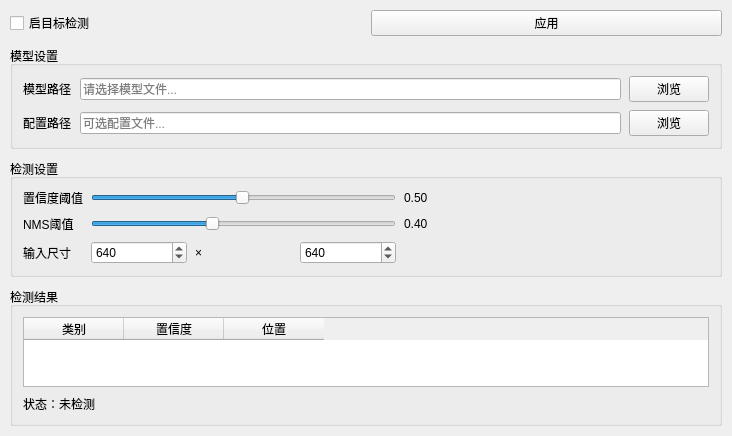
<?xml version="1.0" encoding="UTF-8"?>
<ui version="4.0">
 <class>ObjectDetectionTabForm</class>
 <widget class="QWidget" name="ObjectDetectionTabForm">
  <property name="geometry">
   <rect>
    <x>0</x>
    <y>0</y>
    <width>732</width>
    <height>425</height>
   </rect>
  </property>
  <property name="windowTitle">
   <string>目标检测</string>
  </property>
  <layout class="QVBoxLayout" name="mainLayout">
   <property name="spacing">
    <number>10</number>
   </property>
   <property name="leftMargin">
    <number>10</number>
   </property>
   <property name="topMargin">
    <number>10</number>
   </property>
   <property name="rightMargin">
    <number>10</number>
   </property>
   <property name="bottomMargin">
    <number>10</number>
   </property>
   <item>
    <layout class="QHBoxLayout" name="horizontalLayout_top">
     <item>
      <widget class="QCheckBox" name="chk_enableObjectDetection">
       <property name="text">
        <string>启目标检测</string>
       </property>
      </widget>
     </item>
     <item>
      <widget class="QPushButton" name="btn_apply">
       <property name="text">
        <string>应用</string>
       </property>
      </widget>
     </item>
    </layout>
   </item>
   <item>
    <widget class="QGroupBox" name="groupBox_model">
     <property name="title">
      <string>模型设置</string>
     </property>
     <layout class="QVBoxLayout" name="verticalLayout_model">
      <property name="spacing">
       <number>8</number>
      </property>
      <property name="leftMargin">
       <number>10</number>
      </property>
      <property name="topMargin">
       <number>10</number>
      </property>
      <property name="rightMargin">
       <number>10</number>
      </property>
      <property name="bottomMargin">
       <number>10</number>
      </property>
      <item>
       <layout class="QHBoxLayout" name="horizontalLayout_modelPath">
        <item>
         <widget class="QLabel" name="label_modelPath">
          <property name="text">
           <string>模型路径</string>
          </property>
         </widget>
        </item>
        <item>
         <widget class="QLineEdit" name="lineEdit_modelPath">
          <property name="readOnly">
           <bool>true</bool>
          </property>
          <property name="placeholderText">
           <string>请选择模型文件...</string>
          </property>
         </widget>
        </item>
        <item>
         <widget class="QPushButton" name="btn_browseModel">
          <property name="text">
           <string>浏览</string>
          </property>
         </widget>
        </item>
       </layout>
      </item>
      <item>
       <layout class="QHBoxLayout" name="horizontalLayout_configPath">
        <item>
         <widget class="QLabel" name="label_configPath">
          <property name="text">
           <string>配置路径</string>
          </property>
         </widget>
        </item>
        <item>
         <widget class="QLineEdit" name="lineEdit_configPath">
          <property name="readOnly">
           <bool>true</bool>
          </property>
          <property name="placeholderText">
           <string>可选配置文件...</string>
          </property>
         </widget>
        </item>
        <item>
         <widget class="QPushButton" name="btn_browseConfig">
          <property name="text">
           <string>浏览</string>
          </property>
         </widget>
        </item>
       </layout>
      </item>
     </layout>
    </widget>
   </item>
   <item>
    <widget class="QGroupBox" name="groupBox_detectionSettings">
     <property name="title">
      <string>检测设置</string>
     </property>
     <layout class="QGridLayout" name="gridLayout_settings">
      <property name="spacing">
       <number>8</number>
      </property>
      <property name="leftMargin">
       <number>10</number>
      </property>
      <property name="topMargin">
       <number>10</number>
      </property>
      <property name="rightMargin">
       <number>10</number>
      </property>
      <property name="bottomMargin">
       <number>10</number>
      </property>
      <item row="0" column="0">
       <widget class="QLabel" name="label_confidenceThreshold">
        <property name="text">
         <string>置信度阈值</string>
        </property>
       </widget>
      </item>
      <item row="0" column="1">
       <widget class="QSlider" name="slider_confidenceThreshold">
        <property name="minimum">
         <number>1</number>
        </property>
        <property name="maximum">
         <number>100</number>
        </property>
        <property name="value">
         <number>50</number>
        </property>
        <property name="orientation">
         <enum>Qt::Orientation::Horizontal</enum>
        </property>
       </widget>
      </item>
      <item row="0" column="2">
       <widget class="QLabel" name="label_confidenceValue">
        <property name="text">
         <string>0.50</string>
        </property>
       </widget>
      </item>
      <item row="1" column="0">
       <widget class="QLabel" name="label_nmsThreshold">
        <property name="text">
         <string>NMS阈值</string>
        </property>
       </widget>
      </item>
      <item row="1" column="1">
       <widget class="QSlider" name="slider_nmsThreshold">
        <property name="minimum">
         <number>1</number>
        </property>
        <property name="maximum">
         <number>100</number>
        </property>
        <property name="value">
         <number>40</number>
        </property>
        <property name="orientation">
         <enum>Qt::Orientation::Horizontal</enum>
        </property>
       </widget>
      </item>
      <item row="1" column="2">
       <widget class="QLabel" name="label_nmsValue">
        <property name="text">
         <string>0.40</string>
        </property>
       </widget>
      </item>
      <item row="2" column="0">
       <widget class="QLabel" name="label_inputSize">
        <property name="text">
         <string>输入尺寸</string>
        </property>
       </widget>
      </item>
      <item row="2" column="1">
       <layout class="QHBoxLayout" name="horizontalLayout_inputSize">
        <item>
         <widget class="QSpinBox" name="spinBox_inputWidth">
          <property name="minimum">
           <number>32</number>
          </property>
          <property name="maximum">
           <number>4096</number>
          </property>
          <property name="singleStep">
           <number>32</number>
          </property>
          <property name="value">
           <number>640</number>
          </property>
         </widget>
        </item>
        <item>
         <widget class="QLabel" name="label_x">
          <property name="text">
           <string>×</string>
          </property>
         </widget>
        </item>
        <item>
         <widget class="QSpinBox" name="spinBox_inputHeight">
          <property name="minimum">
           <number>32</number>
          </property>
          <property name="maximum">
           <number>4096</number>
          </property>
          <property name="singleStep">
           <number>32</number>
          </property>
          <property name="value">
           <number>640</number>
          </property>
         </widget>
        </item>
       </layout>
      </item>
      <item row="2" column="2">
       <spacer name="horizontalSpacer_inputSize">
        <property name="orientation">
         <enum>Qt::Orientation::Horizontal</enum>
        </property>
        <property name="sizeHint" stdset="0">
         <size>
          <width>40</width>
          <height>20</height>
         </size>
        </property>
       </spacer>
      </item>
     </layout>
    </widget>
   </item>
   <item>
    <widget class="QGroupBox" name="groupBox_results">
     <property name="title">
      <string>检测结果</string>
     </property>
     <layout class="QVBoxLayout" name="verticalLayout_results">
      <property name="spacing">
       <number>8</number>
      </property>
      <property name="leftMargin">
       <number>10</number>
      </property>
      <property name="topMargin">
       <number>10</number>
      </property>
      <property name="rightMargin">
       <number>10</number>
      </property>
      <property name="bottomMargin">
       <number>10</number>
      </property>
      <item>
       <widget class="QTableWidget" name="tableWidget_results">
        <property name="columnCount">
         <number>3</number>
        </property>
        <column>
         <property name="text">
          <string>类别</string>
         </property>
        </column>
        <column>
         <property name="text">
          <string>置信度</string>
         </property>
        </column>
        <column>
         <property name="text">
          <string>位置</string>
         </property>
        </column>
       </widget>
      </item>
      <item>
       <widget class="QLabel" name="label_status">
        <property name="text">
         <string>状态：未检测</string>
        </property>
        <property name="wordWrap">
         <bool>true</bool>
        </property>
       </widget>
      </item>
     </layout>
    </widget>
   </item>
   <item>
    <spacer name="verticalSpacer_bottom">
     <property name="orientation">
      <enum>Qt::Orientation::Vertical</enum>
     </property>
     <property name="sizeHint" stdset="0">
      <size>
       <width>20</width>
       <height>40</height>
      </size>
     </property>
    </spacer>
   </item>
  </layout>
 </widget>
 <resources/>
 <connections/>
</ui>
